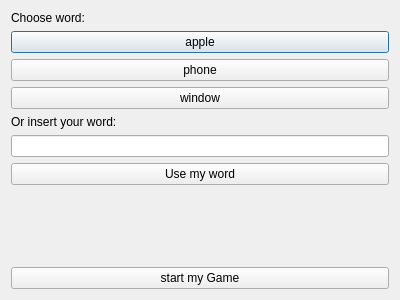
<?xml version="1.0" encoding="UTF-8"?>
<ui version="4.0">
 <class>ChooseWord</class>
 <widget class="QDialog" name="ChooseWord">
  <property name="geometry">
   <rect>
    <x>0</x>
    <y>0</y>
    <width>400</width>
    <height>300</height>
   </rect>
  </property>
  <property name="windowTitle">
   <string>Choose word</string>
  </property>
  <layout class="QVBoxLayout" name="verticalLayout">
   <item>
    <layout class="QVBoxLayout" name="verticalLayout_2">
     <item>
      <widget class="QLabel" name="label">
       <property name="text">
        <string>Choose word:</string>
       </property>
      </widget>
     </item>
     <item>
      <widget class="QPushButton" name="pbFirstWord">
       <property name="text">
        <string>apple</string>
       </property>
      </widget>
     </item>
     <item>
      <widget class="QPushButton" name="pbSecondWord">
       <property name="text">
        <string>phone</string>
       </property>
      </widget>
     </item>
     <item>
      <widget class="QPushButton" name="pbThirdWord">
       <property name="text">
        <string>window</string>
       </property>
      </widget>
     </item>
     <item>
      <widget class="QLabel" name="label_2">
       <property name="text">
        <string>Or insert your word:</string>
       </property>
      </widget>
     </item>
     <item>
      <widget class="QLineEdit" name="lnInsertWord"/>
     </item>
     <item>
      <widget class="QPushButton" name="myWord">
       <property name="text">
        <string>Use my word</string>
       </property>
      </widget>
     </item>
     <item>
      <spacer name="verticalSpacer">
       <property name="orientation">
        <enum>Qt::Vertical</enum>
       </property>
       <property name="sizeHint" stdset="0">
        <size>
         <width>20</width>
         <height>40</height>
        </size>
       </property>
      </spacer>
     </item>
     <item>
      <widget class="QPushButton" name="pbCreateGame">
       <property name="text">
        <string>start my Game</string>
       </property>
      </widget>
     </item>
    </layout>
   </item>
  </layout>
 </widget>
 <resources/>
 <connections/>
</ui>
